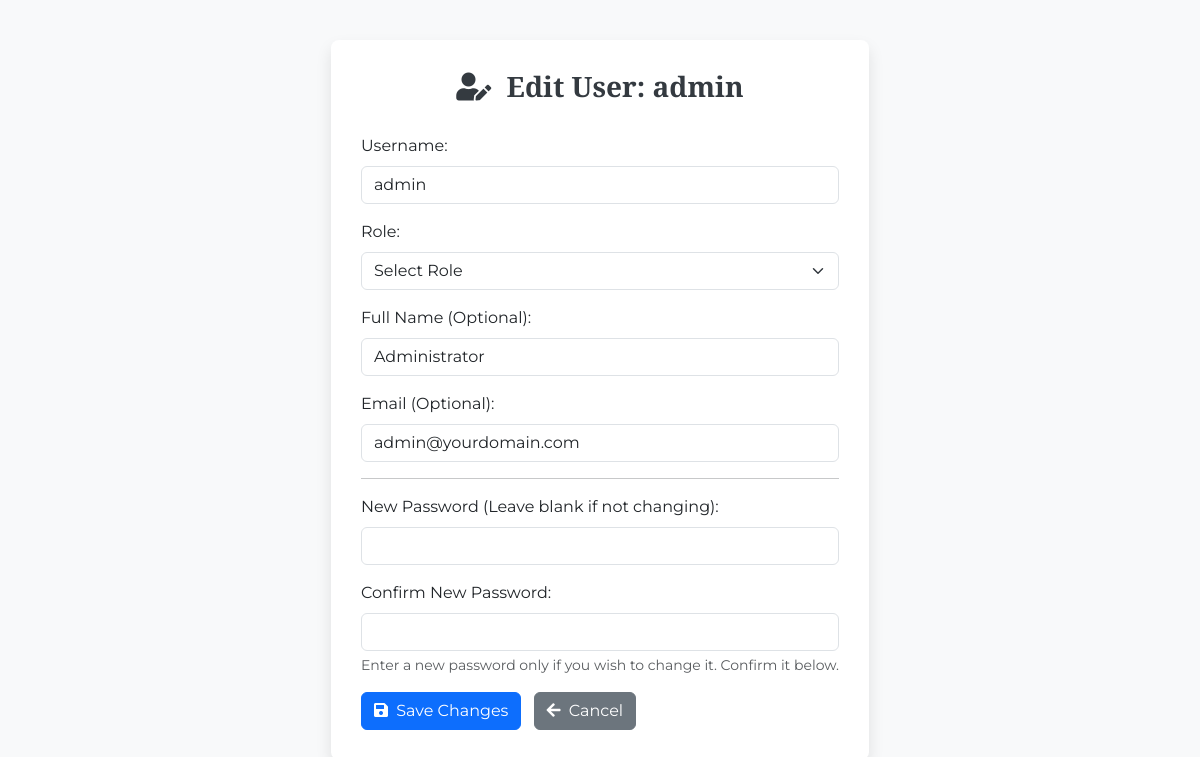
The app's page /edit_user.php?id=1 (signed in) with its own data.
### tables this page shows
CREATE TABLE `adminpanel_users` (
  `id` int(11) NOT NULL,
  `username` varchar(50) NOT NULL,
  `password_hash` varchar(255) NOT NULL,
  `role` enum('staff','admin','super_admin') NOT NULL DEFAULT 'staff',
  `full_name` varchar(100) DEFAULT NULL,
  `email` varchar(100) DEFAULT NULL,
  `created_at` timestamp NOT NULL DEFAULT current_timestamp(),
  `updated_at` timestamp NOT NULL DEFAULT current_timestamp() ON UPDATE current_timestamp()
);

### edit_user.php (the view, shortened to what this page needs)
<?php
require_once 'config.php';
$user_id = filter_input(INPUT_GET, 'id', FILTER_SANITIZE_NUMBER_INT);
$user = null;
if ($conn) {
    $sql = "SELECT id, username, role, full_name, email, created_at, updated_at FROM adminPanel_users WHERE id = ?";
    $stmt = $conn->prepare($sql);
    if ($stmt) {
        $stmt->bind_param("i", $user_id);
        $stmt->execute();
        $result = $stmt->get_result();
        if ($result->num_rows === 1) {
            $user = $result->fetch_assoc();
        } else {
            redirect_with_message('users', 'error', 'User not found.');
            exit;
        }
    } else {
        $error_message = "Database error fetching user data: " . $conn->error;
        error_log($error_message);
        redirect_with_message('users', 'error', 'Error fetching user data.');
        exit;
    }
} else {
     error_log("Database connection not available in edit_user.php");
     redirect_with_message('users', 'error', 'Database connection error.');
     exit;
}
?>
<!DOCTYPE html>
<html lang="en">
<head>
    <link href="assets/css/bootstrap.min.css" rel="stylesheet" />
    <link rel="stylesheet" href="https://cdnjs.cloudflare.com/ajax/libs/font-awesome/5.15.3/css/all.min.css">
    <link rel="stylesheet" href="assets/css/admin.css">
</head>
<body>
    <div class="edit-user-form-container">
         <h3 class="form-title"><i class="fas fa-user-edit me-2"></i> Edit User: <?php echo htmlspecialchars($user['username']); ?></h3>
         <form action="admin.php" method="post">
             <div class="mb-3">
                 <label for="username" class="form-label">Username:</label>
                 <input type="text" class="form-control" id="username" name="username" value="<?php echo htmlspecialchars($user['username']); ?>" required>
             </div>
             <div class="mb-3">
                 <label for="role" class="form-label">Role:</label>
                 <select class="form-select" id="role" name="role" required>
                      <option value="">Select Role</option>
                 </select>
             </div>
              <div class="mb-3">
                 <label for="full_name" class="form-label">Full Name (Optional):</label>
                 <input type="text" class="form-control" id="full_name" name="full_name" value="<?php echo htmlspecialchars($user['full_name'] ?? ''); ?>">
             </div>
              <div class="mb-3">
                 <label for="email" class="form-label">Email (Optional):</label>
                 <input type="email" class="form-control" id="email" name="email" value="<?php echo htmlspecialchars($user['email'] ?? ''); ?>">
             </div>
             <hr> <?php  ?>
             <div class="mb-3">
                 <label for="new_password" class="form-label">New Password (Leave blank if not changing):</label>
                 <input type="password" class="form-control" id="new_password" name="new_password">
             </div>
              <div class="mb-3">
                 <label for="confirm_new_password" class="form-label">Confirm New Password:</label>
                 <input type="password" class="form-control" id="confirm_new_password" name="confirm_new_password">
                  <div id="passwordHelpBlock" class="form-text">
                       Enter a new password only if you wish to change it. Confirm it below.
                  </div>
             </div>
             <button type="submit" class="btn btn-primary">
                 <i class="fas fa-save me-1"></i> Save Changes
             </button>
             <a href="admin.php?page=users" class="btn btn-secondary ms-2">
                 <i class="fas fa-arrow-left me-1"></i> Cancel
             </a>
         </form>
    </div>
</body>
</html>

### assets/css/admin.css (style rules this page uses)
body { font-family: 'Montserrat', sans-serif; background-color: #f8f9fa; margin: 0; display: flex; min-height: 100vh; }

### edit_user.php (style rules this page uses)
.edit-user-form-container { max-width: 600px; margin: 40px auto; padding: 30px; background-color: #fff; border-radius: 0.5rem; box-shadow: 0 0.5rem 1rem rgba(0, 0, 0, 0.1); }
.form-title { font-family: 'Playfair Display', serif; font-weight: 700; color: #343a40; margin-bottom: 30px; text-align: center; }

### records on screen
adminpanel_users: username "admin", full_name "Administrator", email "admin@yourdomain.com"
